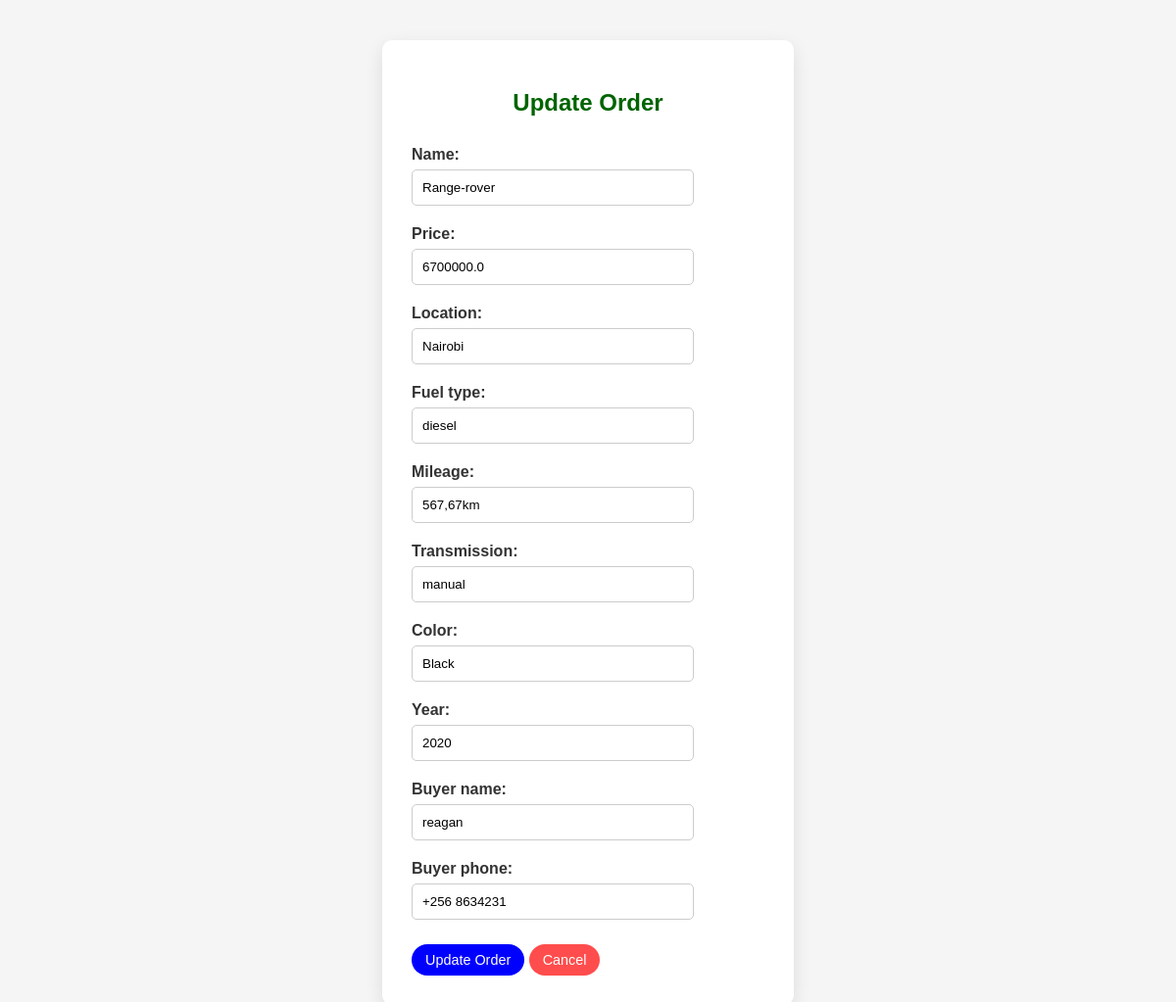
The app's page /update_order/16/ with its own data.
### mycarproject/models.py (models this page shows, shortened)
class Order(models.Model):
     STATUS_CHOICES = (
            ('Pending', 'Pending'),
           ('Delivered', 'Delivered'),
     )
     name = models.CharField(max_length=100)
     price = models.DecimalField(max_digits=10,decimal_places=1)
     location = models.CharField(max_length=100)
     fuel_type = models.CharField(max_length=50, default='petrol')
     mileage = models.CharField(max_length=50, default='0')
     transmission = models.CharField(max_length=50, default='manual')
     color = models.CharField(max_length=50, default='Black')
     year = models.IntegerField()
     status = models.CharField(max_length=20, choices=STATUS_CHOICES, default='Pending')
     buyer_name = models.CharField(max_length=100, default='reagan')
     buyer_phone = models.CharField(max_length=15, default='+256 5685431')

### mycarproject/views.py (the view)
# urls.py: path('update_order/<int:pk>/', views.update_order, name='update_order'),
def update_order(request, pk):
    order = get_object_or_404(Order, pk=pk)  # Change Car to Order
    if request.method == 'POST':
        form = OrderForm(request.POST, request.FILES, instance=order)
        if form.is_valid():
            form.save()
            return redirect('dashboard')
    else:
        form = OrderForm(instance=order)
    return render(request, 'mycarproject/update.html', {'form': form})

### mycarproject/forms.py
class OrderForm(forms.ModelForm):
    class Meta:
     model = Order
     fields = ['name', 'price', 'location', 'fuel_type', 'mileage', 'transmission', 'color', 'year','buyer_name','buyer_phone']

### mycarproject/templates/mycarproject/update.html (shortened to what this page needs)
<!DOCTYPE html>
<html lang="en">
<head>
</head>
<body>
<div class="custom-form-container">
    <div class="custom-form-box">
        <h2 class="custom-form-title">Update Order</h2>
        <form method="post" enctype="multipart/form-data">
            {% for field in form %}
                <div class="custom-form-field">
                    {{ field.label_tag }} {{ field }}
                </div>
            {% endfor %}
            <div class="custom-form-buttons">
                <button type="submit" class="custom-update-button">Update Order</button>
                <a href="{% url 'dashboard' %}" class="custom-cancel-link">Cancel</a>
            </div>
        </form>
    </div>
</div>
</body>
</html>

### mycarproject/templates/mycarproject/update.html (style rules this page uses)
body { background-color: #f5f5f5; font-family: sans-serif; }
.custom-form-container { max-width: 420px; margin: 40px auto; padding: 1px; }
.custom-form-box { background-color: white; padding: 30px; border-radius: 10px; box-shadow: 0 6px 18px rgba(0, 0, 0, 0.1); }
.custom-form-title { color: darkgreen; text-align: center; margin-bottom: 30px; font-weight: bold; font-size: 24px; }
.custom-form-field { margin-bottom: 20px; }
.custom-form-field label { display: block; margin-bottom: 6px; font-weight: bold; color: #333; }
.custom-form-field input[type="text"], .custom-form-field input[type="number"], .custom-form-field input[type="email"], .custom-form-field input[type="tel"], .custom-form-field select, .custom-form-field textarea { width: 80%; padding: 10px; border: 1px solid #ccc; box-sizing: border-box; border-radius: 5px; }
.custom-update-button { background-color: #0000FF; color: white; padding: 8px 14px; border: none; border-radius: 50px; cursor: pointer; font-size: 0.9em; display: inline-block; transition: background-color 0.3s; }
.custom-cancel-link { background-color: #ff4d4d; color: white; padding: 8px 14px; border-radius: 50px; text-decoration: none; font-size: 0.9em; display: inline-block; transition: background-color 0.3s; }
.custom-form-buttons { margin-top: 25px; }

### records on screen
Order: form "Range-rover" "6700000.0" "Nairobi" "diesel" "567,67km" "manual" "Black" "2020" "reagan" "+256 8634231"

### other values on screen
{{ field.label_tag }} "Name:" "Price:" "Location:" "Fuel type:" "Mileage:" "Transmission:" "Color:" "Year:" "Buyer name:" "Buyer phone:"
